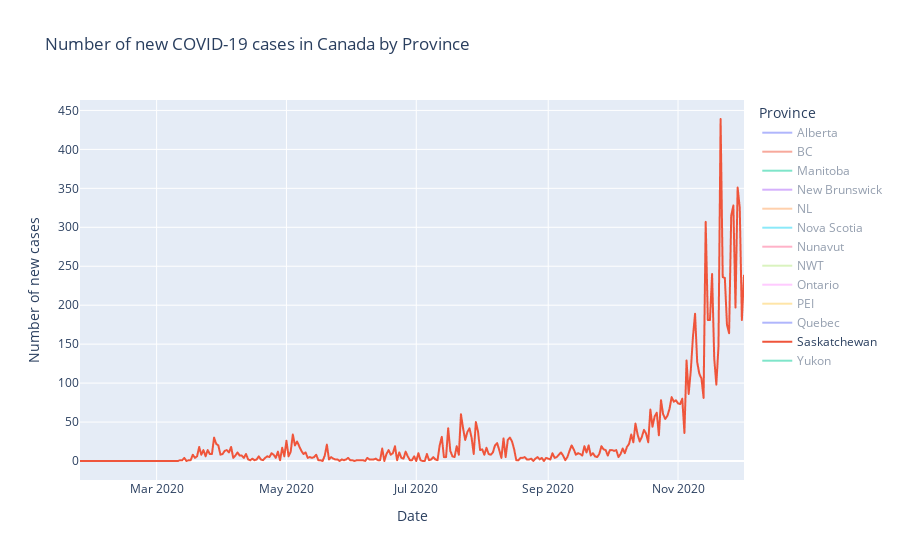

This figure's notebook cell:
### Code cell
# Plot Y_it new cases for each province
fig = px.line(
    active_cases_provinces,
    x="date",
    y="cases",
    color="province",
    title="Number of new COVID-19 cases in Canada by Province",
    labels=dict(
        date="Date",
        cases="Number of new cases",
        province="Province",
    ),
    height=600,
)
fig.show()

### Figure 1 — Plotly figure (JSON) as saved in the notebook; plotly's stock layout.template omitted (floating-point values rounded to 4 significant figures; data arrays with more than 128 entries replaced by an {"elided": "..."} marker saying what was removed)
{"data": [{"hovertemplate": "Province=Alberta<br>Date=%{x}<br>Number of new cases=%{y}<extra></extra>", "legendgroup": "Alberta", "line": {"color": "#636efa", "dash": "solid"}, "mode": "lines", "name": "Alberta", "showlegend": true, "type": "scattergl", "visible": "legendonly", "x": {"elided": "313 str values"}, "xaxis": "x", "y": {"elided": "313 int values"}, "yaxis": "y"}, {"hovertemplate": "Province=BC<br>Date=%{x}<br>Number of new cases=%{y}<extra></extra>", "legendgroup": "BC", "line": {"color": "#EF553B", "dash": "solid"}, "mode": "lines", "name": "BC", "showlegend": true, "type": "scattergl", "visible": "legendonly", "x": {"elided": "313 str values"}, "xaxis": "x", "y": {"elided": "313 int values"}, "yaxis": "y"}, {"hovertemplate": "Province=Manitoba<br>Date=%{x}<br>Number of new cases=%{y}<extra></extra>", "legendgroup": "Manitoba", "line": {"color": "#00cc96", "dash": "solid"}, "mode": "lines", "name": "Manitoba", "showlegend": true, "type": "scattergl", "visible": "legendonly", "x": {"elided": "313 str values"}, "xaxis": "x", "y": {"elided": "313 int values"}, "yaxis": "y"}, {"hovertemplate": "Province=New Brunswick<br>Date=%{x}<br>Number of new cases=%{y}<extra></extra>", "legendgroup": "New Brunswick", "line": {"color": "#ab63fa", "dash": "solid"}, "mode": "lines", "name": "New Brunswick", "showlegend": true, "type": "scattergl", "visible": "legendonly", "x": {"elided": "313 str values"}, "xaxis": "x", "y": {"elided": "313 int values"}, "yaxis": "y"}, {"hovertemplate": "Province=NL<br>Date=%{x}<br>Number of new cases=%{y}<extra></extra>", "legendgroup": "NL", "line": {"color": "#FFA15A", "dash": "solid"}, "mode": "lines", "name": "NL", "showlegend": true, "type": "scattergl", "visible": "legendonly", "x": {"elided": "313 str values"}, "xaxis": "x", "y": {"elided": "313 int values"}, "yaxis": "y"}, {"hovertemplate": "Province=Nova Scotia<br>Date=%{x}<br>Number of new cases=%{y}<extra></extra>", "legendgroup": "Nova Scotia", "line": {"color": "#19d3f3", "dash": "solid"}, "mode": "lines", "name": "Nova Scotia", "showlegend": true, "type": "scattergl", "visible": "legendonly", "x": {"elided": "313 str values"}, "xaxis": "x", "y": {"elided": "313 int values"}, "yaxis": "y"}, {"hovertemplate": "Province=Nunavut<br>Date=%{x}<br>Number of new cases=%{y}<extra></extra>", "legendgroup": "Nunavut", "line": {"color": "#FF6692", "dash": "solid"}, "mode": "lines", "name": "Nunavut", "showlegend": true, "type": "scattergl", "visible": "legendonly", "x": {"elided": "313 str values"}, "xaxis": "x", "y": {"elided": "313 int values"}, "yaxis": "y"}, {"hovertemplate": "Province=NWT<br>Date=%{x}<br>Number of new cases=%{y}<extra></extra>", "legendgroup": "NWT", "line": {"color": "#B6E880", "dash": "solid"}, "mode": "lines", "name": "NWT", "showlegend": true, "type": "scattergl", "visible": "legendonly", "x": {"elided": "313 str values"}, "xaxis": "x", "y": {"elided": "313 int values"}, "yaxis": "y"}, {"hovertemplate": "Province=Ontario<br>Date=%{x}<br>Number of new cases=%{y}<extra></extra>", "legendgroup": "Ontario", "line": {"color": "#FF97FF", "dash": "solid"}, "mode": "lines", "name": "Ontario", "showlegend": true, "type": "scattergl", "visible": "legendonly", "x": {"elided": "313 str values"}, "xaxis": "x", "y": {"elided": "313 int values"}, "yaxis": "y"}, {"hovertemplate": "Province=PEI<br>Date=%{x}<br>Number of new cases=%{y}<extra></extra>", "legendgroup": "PEI", "line": {"color": "#FECB52", "dash": "solid"}, "mode": "lines", "name": "PEI", "showlegend": true, "type": "scattergl", "visible": "legendonly", "x": {"elided": "313 str values"}, "xaxis": "x", "y": {"elided": "313 int values"}, "yaxis": "y"}, {"hovertemplate": "Province=Quebec<br>Date=%{x}<br>Number of new cases=%{y}<extra></extra>", "legendgroup": "Quebec", "line": {"color": "#636efa", "dash": "solid"}, "mode": "lines", "name": "Quebec", "showlegend": true, "type": "scattergl", "visible": "legendonly", "x": {"elided": "313 str values"}, "xaxis": "x", "y": {"elided": "313 int values"}, "yaxis": "y"}, {"hovertemplate": "Province=Saskatchewan<br>Date=%{x}<br>Number of new cases=%{y}<extra></extra>", "legendgroup": "Saskatchewan", "line": {"color": "#EF553B", "dash": "solid"}, "mode": "lines", "name": "Saskatchewan", "showlegend": true, "type": "scattergl", "visible": true, "x": {"elided": "313 str values"}, "xaxis": "x", "y": {"elided": "313 int values"}, "yaxis": "y"}, {"hovertemplate": "Province=Yukon<br>Date=%{x}<br>Number of new cases=%{y}<extra></extra>", "legendgroup": "Yukon", "line": {"color": "#00cc96", "dash": "solid"}, "mode": "lines", "name": "Yukon", "showlegend": true, "type": "scattergl", "visible": "legendonly", "x": {"elided": "313 str values"}, "xaxis": "x", "y": {"elided": "313 int values"}, "yaxis": "y"}], "layout": {"autosize": true, "legend": {"title": {"text": "Province"}, "tracegroupgap": 0}, "title": {"text": "Number of new COVID-19 cases in Canada by Province"}, "xaxis": {"anchor": "y", "autorange": true, "domain": [0, 1], "range": ["2020-01-25", "2020-12-02"], "title": {"text": "Date"}, "type": "date"}, "yaxis": {"anchor": "x", "autorange": true, "domain": [0, 1], "range": [-24.39, 463.4], "title": {"text": "Number of new cases"}, "type": "linear"}}}
